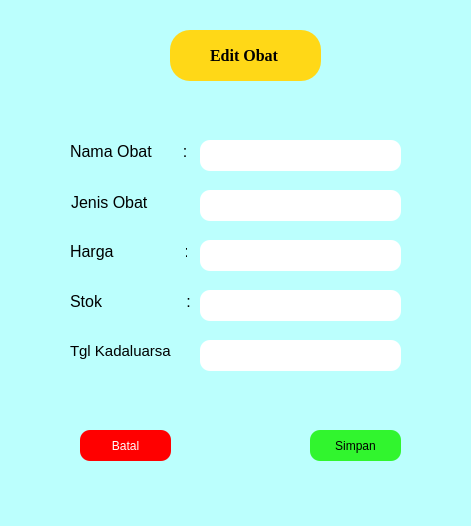
<?xml version="1.0" encoding="UTF-8"?>
<ui version="4.0">
 <class>MainWindow</class>
 <widget class="QMainWindow" name="MainWindow">
  <property name="geometry">
   <rect>
    <x>0</x>
    <y>0</y>
    <width>471</width>
    <height>526</height>
   </rect>
  </property>
  <property name="windowTitle">
   <string>MainWindow</string>
  </property>
  <property name="styleSheet">
   <string notr="true">background-color: rgb(187, 255, 253);</string>
  </property>
  <widget class="QWidget" name="centralwidget">
   <widget class="QLabel" name="label_5">
    <property name="geometry">
     <rect>
      <x>70</x>
      <y>290</y>
      <width>121</width>
      <height>22</height>
     </rect>
    </property>
    <property name="font">
     <font>
      <pointsize>12</pointsize>
     </font>
    </property>
    <property name="text">
     <string>Stok                   :</string>
    </property>
   </widget>
   <widget class="QPushButton" name="pushButton">
    <property name="geometry">
     <rect>
      <x>310</x>
      <y>430</y>
      <width>91</width>
      <height>31</height>
     </rect>
    </property>
    <property name="styleSheet">
     <string notr="true">border-radius: 10px;
background-color: rgb(49, 245, 46);</string>
    </property>
    <property name="text">
     <string>Simpan</string>
    </property>
   </widget>
   <widget class="QLabel" name="label_3">
    <property name="geometry">
     <rect>
      <x>71</x>
      <y>191</y>
      <width>117</width>
      <height>22</height>
     </rect>
    </property>
    <property name="font">
     <font>
      <pointsize>12</pointsize>
     </font>
    </property>
    <property name="text">
     <string>Jenis Obat         :</string>
    </property>
   </widget>
   <widget class="QLabel" name="label">
    <property name="geometry">
     <rect>
      <x>170</x>
      <y>30</y>
      <width>151</width>
      <height>51</height>
     </rect>
    </property>
    <property name="font">
     <font>
      <family>Times New Roman</family>
      <pointsize>12</pointsize>
      <bold>true</bold>
     </font>
    </property>
    <property name="styleSheet">
     <string notr="true">background-color: rgb(255, 216, 23);
border-radius: 20px;</string>
    </property>
    <property name="text">
     <string>          Edit Obat </string>
    </property>
   </widget>
   <widget class="QPushButton" name="pushButton_2">
    <property name="geometry">
     <rect>
      <x>80</x>
      <y>430</y>
      <width>91</width>
      <height>31</height>
     </rect>
    </property>
    <property name="styleSheet">
     <string notr="true">border-radius: 10px;
background-color: rgb(255, 0, 0);
color: rgb(255, 255, 255);</string>
    </property>
    <property name="text">
     <string>Batal</string>
    </property>
   </widget>
   <widget class="QLineEdit" name="lineEdit_4">
    <property name="enabled">
     <bool>true</bool>
    </property>
    <property name="geometry">
     <rect>
      <x>200</x>
      <y>290</y>
      <width>201</width>
      <height>31</height>
     </rect>
    </property>
    <property name="styleSheet">
     <string notr="true">background-color: rgb(255, 255, 255);
border-radius: 10px;</string>
    </property>
   </widget>
   <widget class="QLineEdit" name="lineEdit_2">
    <property name="enabled">
     <bool>true</bool>
    </property>
    <property name="geometry">
     <rect>
      <x>200</x>
      <y>190</y>
      <width>201</width>
      <height>31</height>
     </rect>
    </property>
    <property name="styleSheet">
     <string notr="true">background-color: rgb(255, 255, 255);
border-radius: 10px;</string>
    </property>
   </widget>
   <widget class="QLineEdit" name="lineEdit_3">
    <property name="enabled">
     <bool>true</bool>
    </property>
    <property name="geometry">
     <rect>
      <x>200</x>
      <y>240</y>
      <width>201</width>
      <height>31</height>
     </rect>
    </property>
    <property name="styleSheet">
     <string notr="true">background-color: rgb(255, 255, 255);
border-radius: 10px;</string>
    </property>
   </widget>
   <widget class="QLineEdit" name="lineEdit">
    <property name="enabled">
     <bool>true</bool>
    </property>
    <property name="geometry">
     <rect>
      <x>200</x>
      <y>140</y>
      <width>201</width>
      <height>31</height>
     </rect>
    </property>
    <property name="styleSheet">
     <string notr="true">background-color: rgb(255, 255, 255);
border-radius: 10px;</string>
    </property>
   </widget>
   <widget class="QLabel" name="label_4">
    <property name="geometry">
     <rect>
      <x>70</x>
      <y>240</y>
      <width>117</width>
      <height>22</height>
     </rect>
    </property>
    <property name="font">
     <font>
      <pointsize>12</pointsize>
     </font>
    </property>
    <property name="text">
     <string>Harga                :</string>
    </property>
   </widget>
   <widget class="QLabel" name="label_2">
    <property name="geometry">
     <rect>
      <x>70</x>
      <y>140</y>
      <width>116</width>
      <height>22</height>
     </rect>
    </property>
    <property name="font">
     <font>
      <pointsize>12</pointsize>
     </font>
    </property>
    <property name="text">
     <string>Nama Obat       :</string>
    </property>
   </widget>
   <widget class="QLabel" name="label_6">
    <property name="geometry">
     <rect>
      <x>70</x>
      <y>340</y>
      <width>121</width>
      <height>22</height>
     </rect>
    </property>
    <property name="font">
     <font>
      <pointsize>11</pointsize>
     </font>
    </property>
    <property name="text">
     <string>Tgl Kadaluarsa     :</string>
    </property>
   </widget>
   <widget class="QLineEdit" name="lineEdit_5">
    <property name="enabled">
     <bool>true</bool>
    </property>
    <property name="geometry">
     <rect>
      <x>200</x>
      <y>340</y>
      <width>201</width>
      <height>31</height>
     </rect>
    </property>
    <property name="styleSheet">
     <string notr="true">background-color: rgb(255, 255, 255);
border-radius: 10px;</string>
    </property>
   </widget>
  </widget>
  <widget class="QMenuBar" name="menubar">
   <property name="geometry">
    <rect>
     <x>0</x>
     <y>0</y>
     <width>471</width>
     <height>22</height>
    </rect>
   </property>
  </widget>
  <widget class="QStatusBar" name="statusbar"/>
 </widget>
 <resources/>
 <connections/>
</ui>
